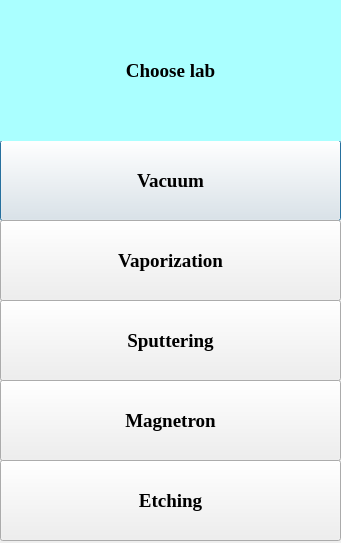
<?xml version="1.0" encoding="UTF-8"?>
<ui version="4.0">
 <class>Dialog</class>
 <widget class="QDialog" name="Dialog">
  <property name="geometry">
   <rect>
    <x>0</x>
    <y>0</y>
    <width>341</width>
    <height>543</height>
   </rect>
  </property>
  <property name="windowTitle">
   <string>Load lab</string>
  </property>
  <property name="windowIcon">
   <iconset>
    <normaloff>icon.png</normaloff>icon.png</iconset>
  </property>
  <widget class="QPushButton" name="vacuum_l">
   <property name="geometry">
    <rect>
     <x>0</x>
     <y>140</y>
     <width>341</width>
     <height>81</height>
    </rect>
   </property>
   <property name="font">
    <font>
     <family>Times New Roman</family>
     <pointsize>14</pointsize>
     <weight>75</weight>
     <bold>true</bold>
    </font>
   </property>
   <property name="text">
    <string>Vacuum</string>
   </property>
  </widget>
  <widget class="QLabel" name="choose_lab">
   <property name="geometry">
    <rect>
     <x>0</x>
     <y>0</y>
     <width>341</width>
     <height>141</height>
    </rect>
   </property>
   <property name="font">
    <font>
     <family>Times New Roman</family>
     <pointsize>14</pointsize>
     <weight>75</weight>
     <bold>true</bold>
    </font>
   </property>
   <property name="styleSheet">
    <string notr="true">background-color: rgb(170, 255, 255);</string>
   </property>
   <property name="text">
    <string>Choose lab</string>
   </property>
   <property name="alignment">
    <set>Qt::AlignCenter</set>
   </property>
  </widget>
  <widget class="QPushButton" name="vaporization_l">
   <property name="geometry">
    <rect>
     <x>0</x>
     <y>220</y>
     <width>341</width>
     <height>81</height>
    </rect>
   </property>
   <property name="font">
    <font>
     <family>Times New Roman</family>
     <pointsize>14</pointsize>
     <weight>75</weight>
     <bold>true</bold>
    </font>
   </property>
   <property name="text">
    <string>Vaporization</string>
   </property>
  </widget>
  <widget class="QPushButton" name="sputtering_l">
   <property name="geometry">
    <rect>
     <x>0</x>
     <y>300</y>
     <width>341</width>
     <height>81</height>
    </rect>
   </property>
   <property name="font">
    <font>
     <family>Times New Roman</family>
     <pointsize>14</pointsize>
     <weight>75</weight>
     <bold>true</bold>
    </font>
   </property>
   <property name="text">
    <string>Sputtering</string>
   </property>
  </widget>
  <widget class="QPushButton" name="magnetron_l">
   <property name="geometry">
    <rect>
     <x>0</x>
     <y>380</y>
     <width>341</width>
     <height>81</height>
    </rect>
   </property>
   <property name="font">
    <font>
     <family>Times New Roman</family>
     <pointsize>14</pointsize>
     <weight>75</weight>
     <bold>true</bold>
    </font>
   </property>
   <property name="text">
    <string>Magnetron</string>
   </property>
  </widget>
  <widget class="QPushButton" name="etching_l">
   <property name="geometry">
    <rect>
     <x>0</x>
     <y>460</y>
     <width>341</width>
     <height>81</height>
    </rect>
   </property>
   <property name="font">
    <font>
     <family>Times New Roman</family>
     <pointsize>14</pointsize>
     <weight>75</weight>
     <bold>true</bold>
    </font>
   </property>
   <property name="text">
    <string>Etching</string>
   </property>
  </widget>
 </widget>
 <resources/>
 <connections/>
</ui>
